Frame 1 (no input): blank canvas, image omitted
Frame 60 (no input): blank canvas, image omitted
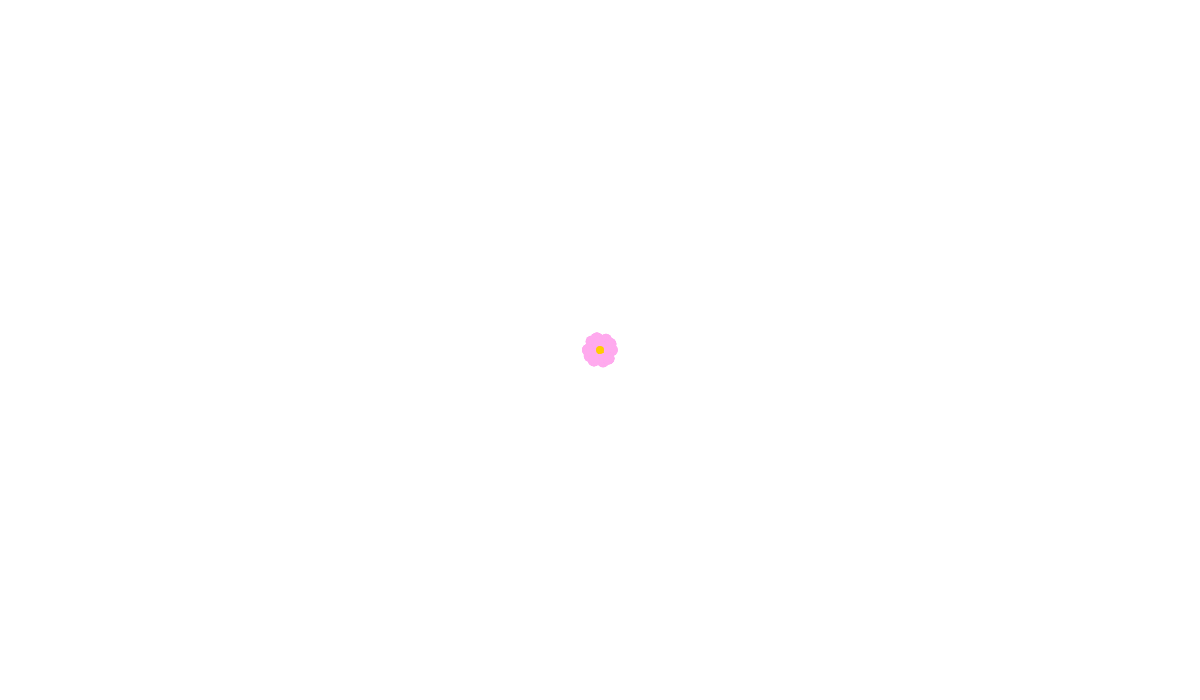
Frame 120 (the mouse pressed at the canvas centre since frame 60)

The p5.js sketch whose frames 1 and 60 were blank and that drew this single picture after the mouse press (run headless with seeded random() and noise() and a simulated clock; from frame 60 on, the mouse is pressed at the canvas centre):

// p5.js sketch
// ── sketch.js

let angle = 0;

function setup() {
  createCanvas(1200, 700);
  // background(102);
  noStroke();
  fill(0);
}

function draw() {
  // Draw only when mouse is pressed
  if (mouseIsPressed === true) {
    angle += 5;
    let val = cos(radians(angle)) * 12.0;
    for (let a = 0; a < 360; a += 75) {
      let xoff = cos(radians(a)) * val;
      let yoff = sin(radians(a)) * val;
      fill('#fae');
      ellipse(mouseX + xoff, mouseY + yoff, val, val);
    }
    fill(255, 204, 0);
    ellipse(mouseX, mouseY, 8, 8);
  }
}

// ── p5.css

body {
    margin: 0;
    display: flex;
    /* This centers our sketch horizontally. */
    justify-content: center;
    /* This centers our sketch vertically. */
    align-items: center;
  }
  
  /* i'm using the z index to move the slider on top of the container */
  .container {
    z-index: 0;
  }
  
  .slider {
    z-index: 1;
    margin-top: 2em;
  
  }
// ── p5.html
<!DOCTYPE html>
<html lang="en">
<head>
  <meta charset="UTF-8">
  <meta http-equiv="X-UA-Compatible" content="IE=edge">
  <meta name="viewport" content="width=device-width, initial-scale=1.0">
  <title>p5</title>


  <link rel="stylesheet" href="p5.css">
  <!-- <script src="p5.dom.js"></script> -->
 
 

</head>
<body>
    
<div class="container">
</div>

<script src="p5.min.js"  type="text/javascript"></script>

  <script src="sketch.js" type="text/javascript"></script>

</body>
</html>
